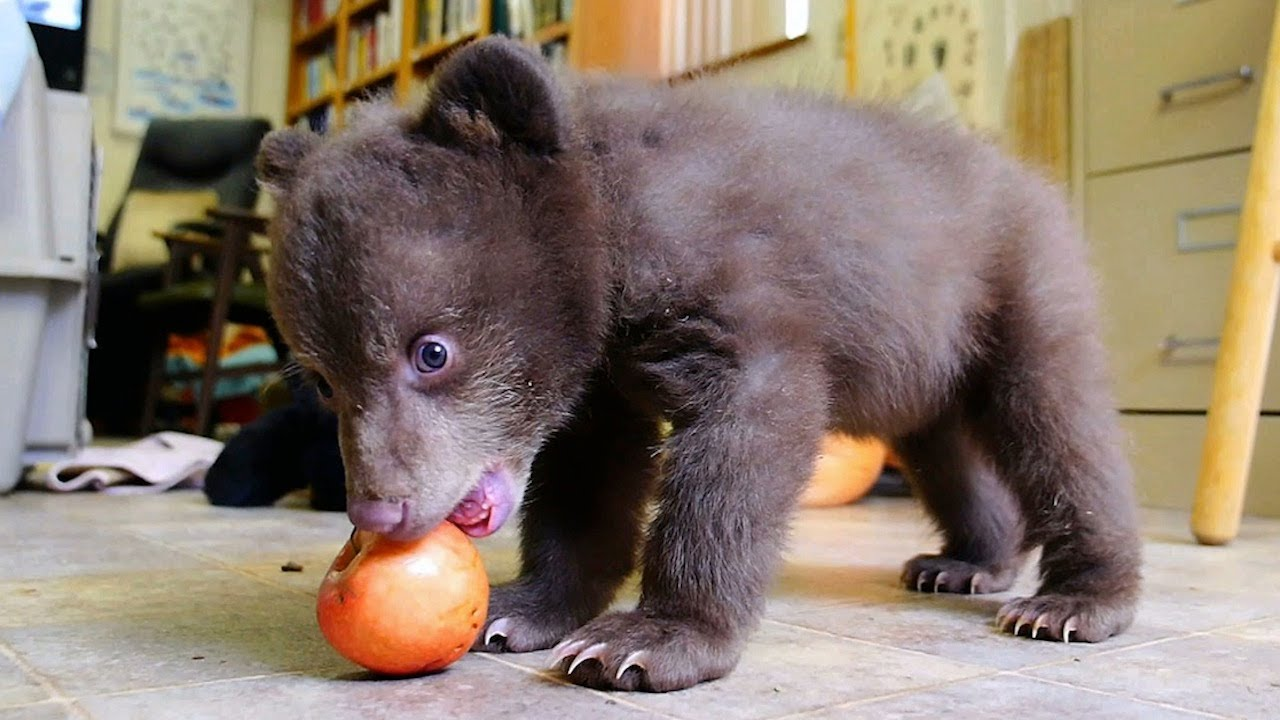
#> input picture np_to_cv_mat/bear.jpg, 1280 x 720 px
$ python script.py
#> lines starting #> are read from the running program, lines starting #| are printed output that depends on the picture

import numpy as np
import example
import cv2

A = cv2.imread('bear.jpg')
#> A is the input picture: shape (720, 1280, 3); mean B, G, R 110, 122.6, 138.3
A = cv2.cvtColor(A, cv2.COLOR_BGR2GRAY)
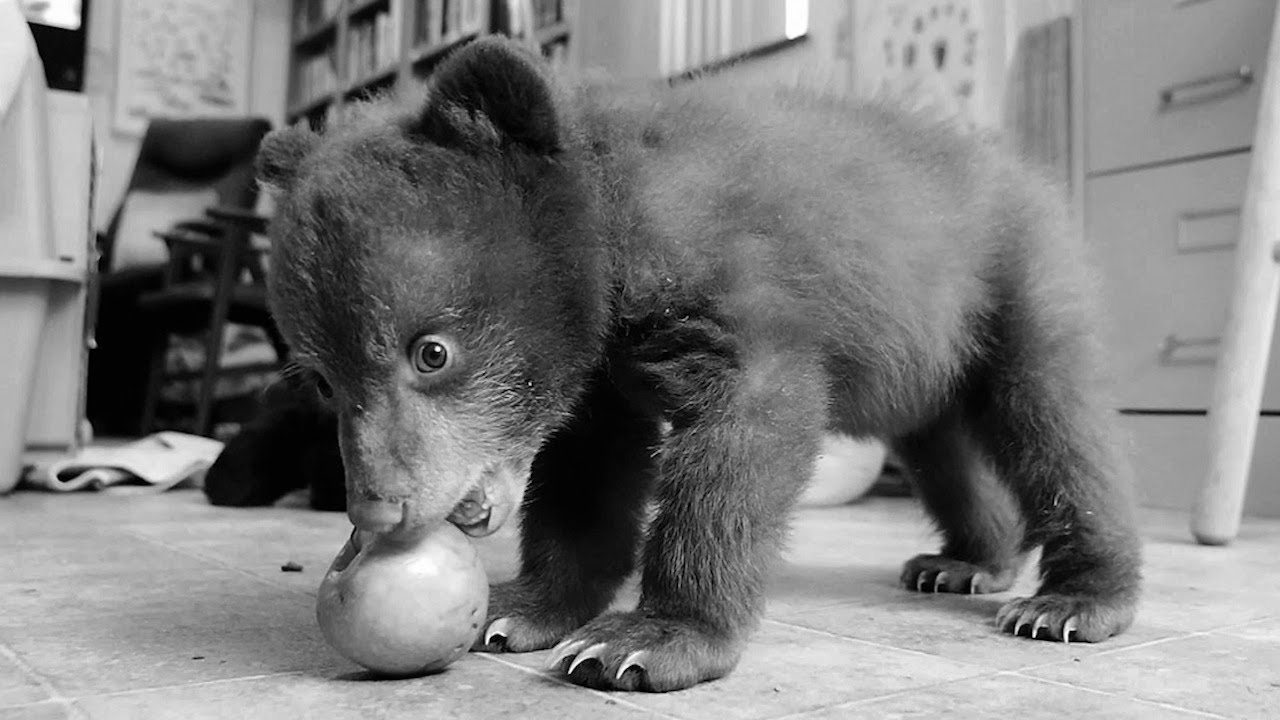
#> A: shape (720, 1280); min 0, max 255, mean 125.9
#> (the run stopped early here; a loop or call above may not have finished)
